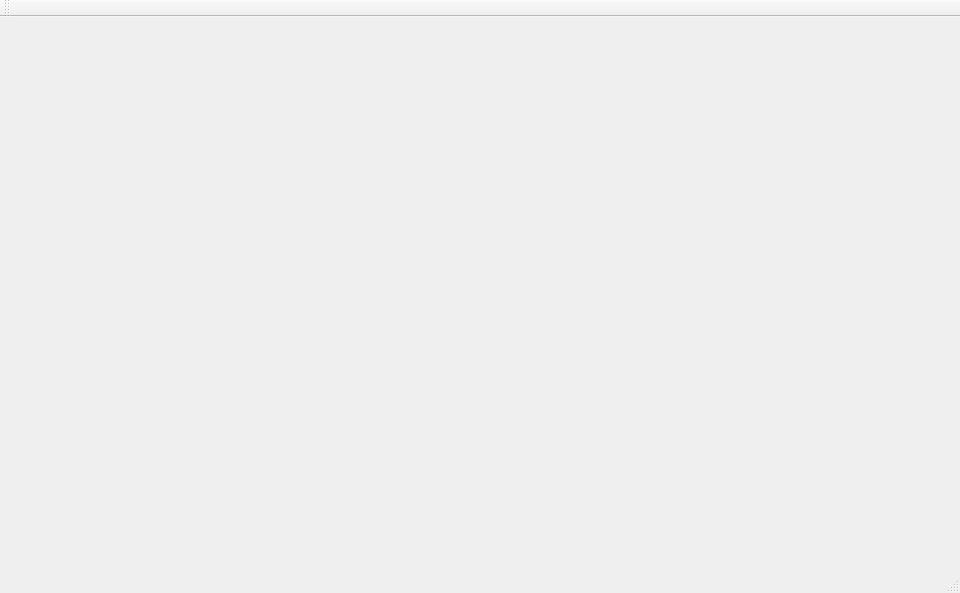
<?xml version="1.0" encoding="UTF-8"?>
<ui version="4.0">
 <class>MainApplication</class>
 <widget class="QMainWindow" name="MainApplication">
  <property name="geometry">
   <rect>
    <x>0</x>
    <y>0</y>
    <width>960</width>
    <height>593</height>
   </rect>
  </property>
  <property name="windowTitle">
   <string>MainApplication</string>
  </property>
  <widget class="QWidget" name="centralWidget">
   <property name="sizePolicy">
    <sizepolicy hsizetype="Expanding" vsizetype="Preferred">
     <horstretch>0</horstretch>
     <verstretch>0</verstretch>
    </sizepolicy>
   </property>
   <property name="minimumSize">
    <size>
     <width>960</width>
     <height>540</height>
    </size>
   </property>
   <property name="maximumSize">
    <size>
     <width>1920</width>
     <height>1080</height>
    </size>
   </property>
   <property name="whatsThis">
    <string notr="true"/>
   </property>
   <property name="layoutDirection">
    <enum>Qt::LeftToRight</enum>
   </property>
   <layout class="QGridLayout" name="gridLayout_2">
    <item row="0" column="0">
     <layout class="QHBoxLayout" name="horizontalLayout">
      <property name="sizeConstraint">
       <enum>QLayout::SetDefaultConstraint</enum>
      </property>
      <item>
       <widget class="QCustomPlot" name="customplot" native="true">
        <property name="minimumSize">
         <size>
          <width>0</width>
          <height>150</height>
         </size>
        </property>
       </widget>
      </item>
     </layout>
    </item>
    <item row="1" column="0">
     <widget class="QCustomPlot" name="customplot2" native="true">
      <property name="minimumSize">
       <size>
        <width>0</width>
        <height>150</height>
       </size>
      </property>
     </widget>
    </item>
   </layout>
  </widget>
  <widget class="QMenuBar" name="menuBar">
   <property name="geometry">
    <rect>
     <x>0</x>
     <y>0</y>
     <width>960</width>
     <height>21</height>
    </rect>
   </property>
  </widget>
  <widget class="QToolBar" name="mainToolBar">
   <attribute name="toolBarArea">
    <enum>TopToolBarArea</enum>
   </attribute>
   <attribute name="toolBarBreak">
    <bool>false</bool>
   </attribute>
  </widget>
  <widget class="QStatusBar" name="statusBar"/>
 </widget>
 <layoutdefault spacing="6" margin="11"/>
 <customwidgets>
  <customwidget>
   <class>QCustomPlot</class>
   <extends>QWidget</extends>
   <header>qcustomplot.hpp</header>
   <container>1</container>
  </customwidget>
 </customwidgets>
 <resources/>
 <connections/>
</ui>
